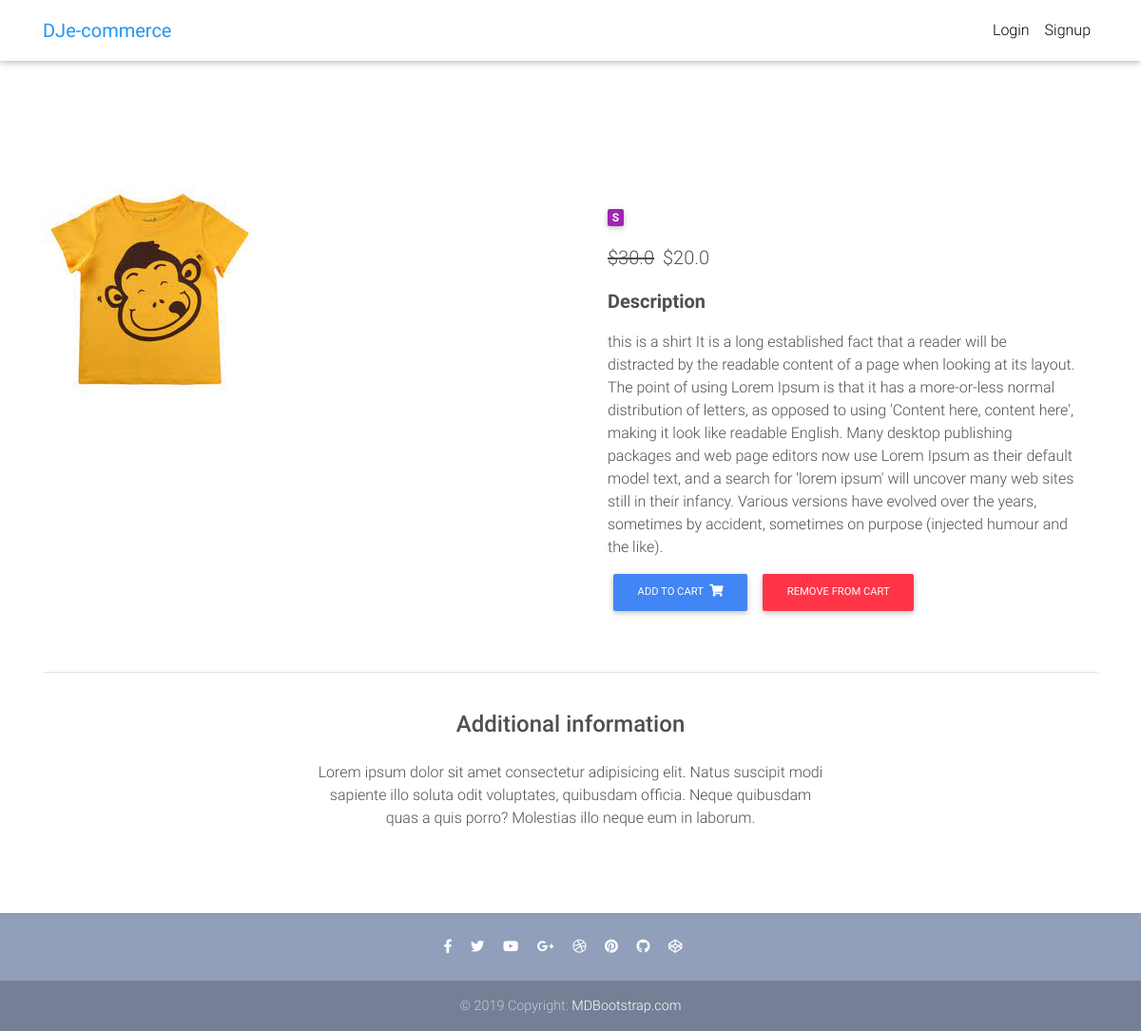
The page /product/shirt/ on the database its author committed.
### core/models.py (models this page shows, shortened)
class Item(models.Model):
    title = models.CharField(max_length=100)
    price = models.FloatField()
    discount_price = models.FloatField(blank=True, null=True)
    category = models.CharField(choices=CATEGORY_CHOICES, max_length=2)
    label = models.CharField(choices=LABEL_CHOICES, max_length=1)
    slug = models.SlugField()
    description = models.TextField()
    image = models.ImageField()
    def get_add_to_cart_url(self):
        return reverse("core:add-to-cart", kwargs={
            'slug': self.slug
        })
    def get_remove_from_cart_url(self):
        return reverse("core:remove-from-cart", kwargs={
            'slug': self.slug
        })

### core/views.py (the view)
# urls.py: path('product/<slug>/', ItemDetailView.as_view(), name='product'),
class ItemDetailView(DetailView):
    model = Item
    template_name = "product.html"

### templates/product.html (shortened to what this page needs)
{% extends "base.html" %}
{% block content %}
  <main class="mt-5 pt-4">
    <div class="container dark-grey-text mt-5">
      <div class="row wow fadeIn">
        <div class="col-md-6 mb-4">
          <img src="/media/{{ object.image }}" class="img-fluid" alt="">
        </div>
        <div class="col-md-6 mb-4">
          <div class="p-4">
            <div class="mb-3">
              <a href="">
                <span class="badge purple mr-1">{{ object.get_category_display }}</span>
              </a>
            </div>
            <p class="lead">
              {% if object.discount_price %}
              <span class="mr-1">
                <del>${{ object.price }}</del>
              </span>
              <span>${{ object.discount_price }}</span>
              {% else %}
              <span>${{ object.price }}</span>
              {% endif %}
            </p>
            <p class="lead font-weight-bold">Description</p>
            <p>{{ object.description }}</p>
            <a href="{{ object.get_add_to_cart_url }}" class="btn btn-primary btn-md my-0 p">
              Add to cart
              <i class="fas fa-shopping-cart ml-1"></i>
            </a>
            <a href="{{ object.get_remove_from_cart_url }}" class="btn btn-danger btn-md my-0 p">
              Remove from cart
            </a>
          </div>
        </div>
      </div>
      <hr>
      <div class="row d-flex justify-content-center wow fadeIn">
        <div class="col-md-6 text-center">
          <h4 class="my-4 h4">Additional information</h4>
          <p>Lorem ipsum dolor sit amet consectetur adipisicing elit. Natus suscipit modi sapiente illo soluta odit
            voluptates,
            quibusdam officia. Neque quibusdam quas a quis porro? Molestias illo neque eum in laborum.</p>
        </div>
      </div>
      <div class="row wow fadeIn">
        <div class="col-lg-4 col-md-12 mb-4">
        </div>
        <div class="col-lg-4 col-md-6 mb-4">
        </div>
        <div class="col-lg-4 col-md-6 mb-4">
        </div>
      </div>
    </div>
  </main>
{% endblock content %}

### templates/base.html (style rules this page uses)
html, body, header, .carousel { height: 60vh; }

### rows shown on the page
Item: image (picture), category "S", price "30.0", discount_price "20.0", description "this is a shirt It is a long established fact that a reader will be distracted by the readable content of a page when looking at its layout. The point of using Lorem Ipsum is that it has a more-or-less normal distribution of letters, as opposed to using 'Content here, content here', making it look like readable English. Many desktop publishing packages and web page editors now use Lorem Ipsum as their default model text, and a search for 'lorem ipsum' will uncover many web sites still in their infancy. Various versions have evolved over the years, sometimes by accident, sometimes on purpose (injected humour and the like)."
